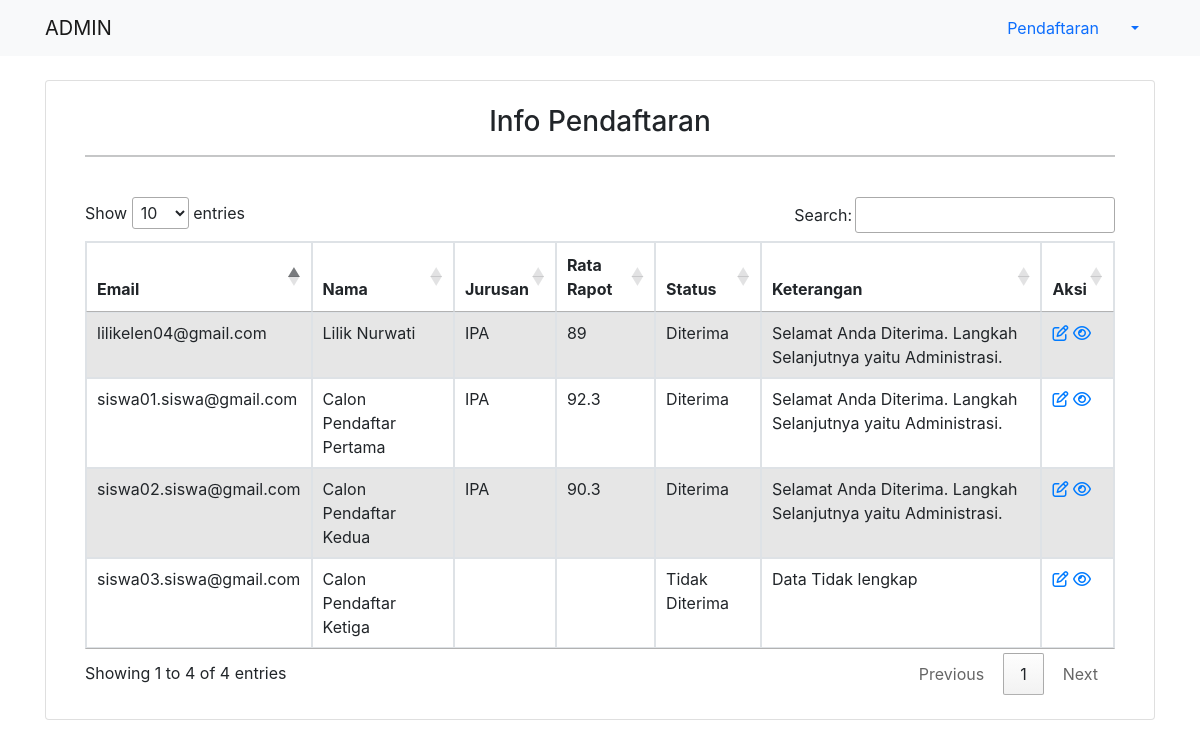
Page /admin/adm_pendaftaran.php (signed in) on the committed database.
### tables this page shows
CREATE TABLE `pendaftaran` (
  `daftar_id` int(11) NOT NULL,
  `daftar_status` varchar(30) DEFAULT NULL,
  `daftar_keterangan` text DEFAULT NULL,
  `daftar_siswa` int(11) DEFAULT NULL,
  `daftar_admin` int(11) DEFAULT NULL
);

CREATE TABLE `siswa` (
  `siswa_id` int(11) NOT NULL,
  `siswa_nama` varchar(50) DEFAULT NULL,
  `siswa_email` varchar(50) DEFAULT NULL,
  `siswa_password` varchar(50) DEFAULT NULL,
  `siswa_tempat_lahir` varchar(30) DEFAULT NULL,
  `siswa_ttl` date DEFAULT NULL,
  `siswa_sekolah` varchar(50) DEFAULT NULL,
  `siswa_alamat` varchar(100) DEFAULT NULL,
  `siswa_notelp` varchar(16) DEFAULT NULL,
  `siswa_nilai` double DEFAULT NULL,
  `siswa_jurusan` varchar(20) DEFAULT NULL,
  `gender` varchar(10) DEFAULT NULL,
  `siswa_foto` varchar(100) DEFAULT NULL
);

### admin/adm_pendaftaran.php (the view, shortened to what this page needs)
<!DOCTYPE html>
<html>
<head>
	<link href="https://cdn.jsdelivr.net/npm/bootstrap@5.1.1/dist/css/bootstrap.min.css" rel="stylesheet">
	<link rel="stylesheet" type="text/css" href="https://cdn.datatables.net/1.11.3/css/jquery.dataTables.min.css">
	<link rel="stylesheet" type="text/css" href="https://cdnjs.cloudflare.com/ajax/libs/twitter-bootstrap/4.5.2/css/bootstrap.css">
	<link rel="stylesheet" type="text/css" href="https://cdnjs.cloudflare.com/ajax/libs/twitter-bootstrap/4.5.2/css/bootstrap.css">
</head>
<body>
	<?php include '../koneksi.php';
		$query = mysqli_query($db, "SELECT*FROM admin WHERE admin_email='$_SESSION[email]'");
		$d = mysqli_fetch_array($query);
	?>
	<nav id="navbar-example2" class="navbar navbar-light bg-light px-3">
		<div class="container">
			<a class="navbar-brand" href="">ADMIN</a>
			  <ul class="nav nav-pills">
			    <li class="nav-item">
			      <a class="nav-link" href="">Pendaftaran</a>
			    </li>
			    <li class="nav-item dropdown">
			      <a class="nav-link dropdown-toggle" data-bs-toggle="dropdown" href="#" role="button" aria-expanded="false"><?php echo $d['admin_nama']; ?></a>
			    </li>
			  </ul>
		</div>
	</nav>
	<div class="container" >
		<div class="card mt-4 mb-3 p-4">
			<div class="container">
				<h3 class="text-center">Info Pendaftaran</h3>
				<hr>
				<br>
				<table id="example" class="table table-striped table-bordered" style="width:100%">
					<thead>
						<tr>
							<th>Email</th>
							<th>Nama</th>
							<th>Jurusan</th>
							<th>Rata Rapot</th>
							<th>Status</th>
							<th>Keterangan</th>
							<th>Aksi</th>
						</tr>
					</thead>
					<tbody>
						<?php
						$sql = "SELECT * FROM siswa s LEFT JOIN pendaftaran p ON s.siswa_id = p.daftar_siswa";
						$result = mysqli_query($db, $sql);
						while($row = mysqli_fetch_array($result)){
					?>
						<tr>
							<td><?php echo $row['siswa_email']; ?></td>
							<td><?php echo $row['siswa_nama']; ?></td>
							<td><?php echo $row['siswa_jurusan']; ?></td>
							<td><?php echo $row['siswa_nilai']; ?></td>
							<td><?php echo $row['daftar_status']; ?></td>
							<td><?php echo $row['daftar_keterangan']; ?></td>
							<td><a href="adm_status_edit.php?id=<?php echo $row['siswa_id']; ?>"><i class="fa fa-pencil-square-o" aria-hidden="true"></i></a>
								<a href="adm_detail_siswa.php?id=<?php echo $row['siswa_id']; ?>"><i class="fa fa-eye" aria-hidden="true"></i></a></td>
						</tr>
						<?php
						}
					?>
					</tbody>
				</table>
			</div>
		</div>
	</div>
</body>
</html>

### rows in the picture
pendaftaran: daftar_siswa.siswa_email "siswa02.siswa@gmail.com", daftar_siswa.siswa_nama "Calon Pendaftar Kedua", daftar_siswa.siswa_jurusan "IPA", daftar_siswa.siswa_nilai "90.3", daftar_status "Diterima", daftar_keterangan "Selamat Anda Diterima. Langkah Selanjutnya yaitu Administrasi."
pendaftaran: daftar_siswa.siswa_email "siswa03.siswa@gmail.com", daftar_siswa.siswa_nama "Calon Pendaftar Ketiga", daftar_status "Tidak Diterima", daftar_keterangan "Data Tidak lengkap"
pendaftaran: daftar_siswa.siswa_email "siswa01.siswa@gmail.com", daftar_siswa.siswa_nama "Calon Pendaftar Pertama", daftar_siswa.siswa_jurusan "IPA", daftar_siswa.siswa_nilai "92.3", daftar_status "Diterima", daftar_keterangan "Selamat Anda Diterima. Langkah Selanjutnya yaitu Administrasi."
pendaftaran: daftar_siswa.siswa_email "lilikelen04@gmail.com", daftar_siswa.siswa_nama "Lilik Nurwati", daftar_siswa.siswa_jurusan "IPA", daftar_siswa.siswa_nilai "89", daftar_status "Diterima", daftar_keterangan "Selamat Anda Diterima. Langkah Selanjutnya yaitu Administrasi."
